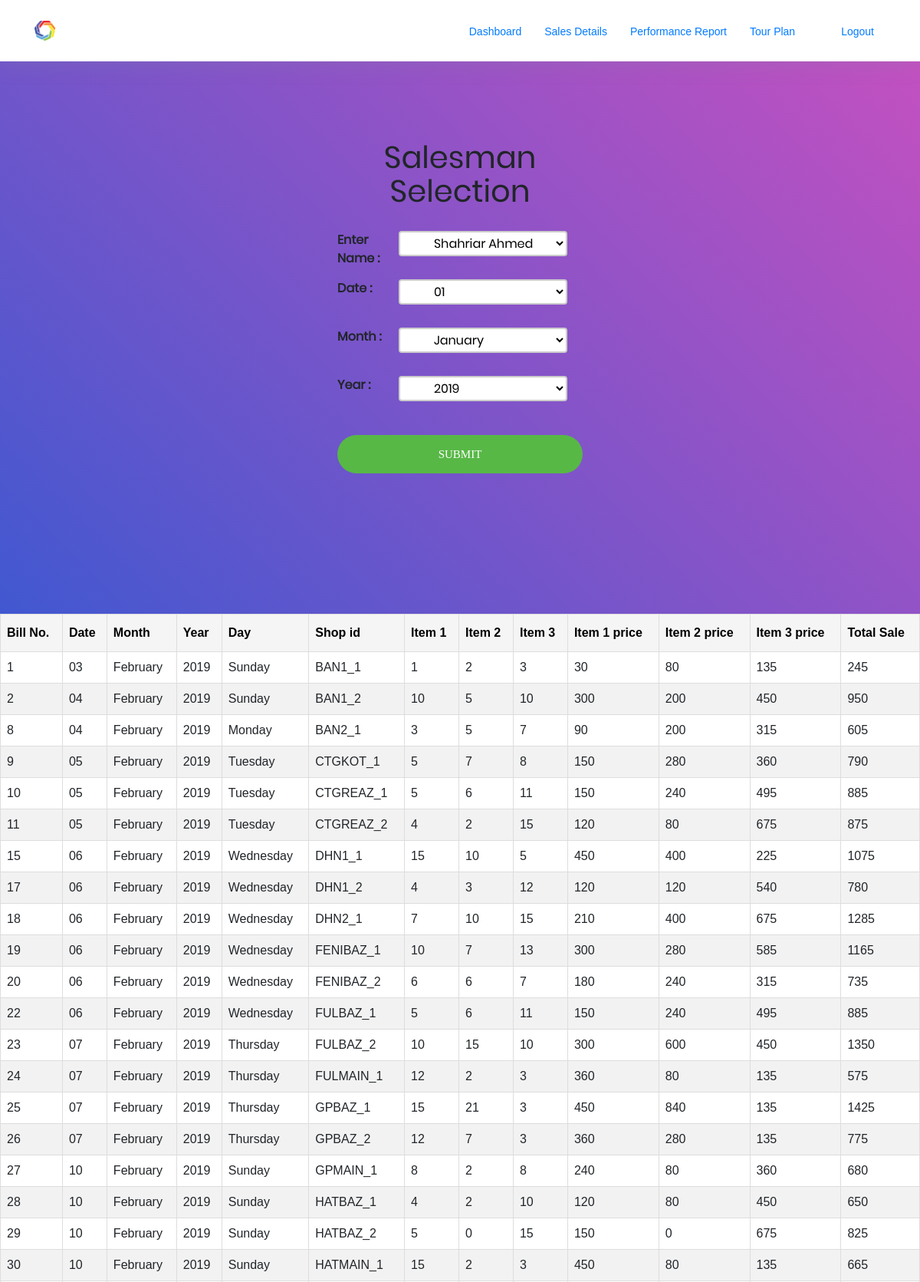
/salesinfo.php (upper part), run on the app's committed database.
### salesinfo.php (the view, shortened to what this page needs)
<?php
include("head2.php");
?>
<div class="limiter">
		<div class="container-login100"  >
				<div class="login100-form validate-form">
					<span>
                    <h1 class="spacing">Salesman Selection</h1>   <br>
					</span>
<div class="row">
      <div class="col-25">
         <label for="fname"> Enter Name :</label>
      </div>
      <div class="col-75">
          <form action="salesinfo.php" method="POST">
  <select class="selection" name="salesman">
    <option value="Shahriar Ahmed">Shahriar Ahmed</option>
 </select>
  <br><br>
     </div>
    <div class="col-25">
        <label for="fname"> Date :</label>
      </div>
      <div class="col-75">
  <select class="selection" name="date">
    <option value="01">01</option>
  </select>
  <br><br>
          </div>
    <div class="col-25">
      <label for="fname"> Month :</label>
     </div>
    <div class="col-75">
  <select class="selection" name="month">
    <option value="January">January</option>
  </select>
  <br><br>
         </div>
          <div class="col-25">
      <label for="fname"> Year :</label>
     </div>
    <div class="col-75">
  <select class="selection" name="year">
    <option value="2019">2019</option>
  </select>
  <br><br>
         </div>
    <div class="container-login100-form-btn">
	<input class="login100-form-btn" type="submit" value="Submit">
    </div>
</div>
      </div>
</div>
    </div>
    <body>
<table id="customers">
  <tr>
    <th>Bill No.</th>
    <th>Date</th>
    <th>Month</th>
    <th>Year</th>
    <th>Day</th>
    <th>Shop id</th>
    <th>Item 1</th>
    <th>Item 2</th>
    <th>Item 3</th>
    <th>Item 1 price</th>
    <th>Item 2 price</th>
    <th>Item 3 price</th>
    <th>Total Sale</th>
    </tr>
    <?php
        include 'connect.inc.php';
        if ((isset($_POST['salesman']) && !empty($_POST['salesman'])) &&
            (isset($_POST['date']) && !empty($_POST['date'])) &&
            (isset($_POST['month']) && !empty($_POST['month'])) &&
            (isset($_POST['year']) && !empty($_POST['year']))) {
            $user_name = $_POST['salesman'];
            $date = $_POST['date'];
            $month = $_POST['month'];
            $year = $_POST['year'];
            $result = mysqli_query ($link, "SELECT * FROM `sales details` "
                    ."WHERE `Shop ID` = (SELECT `Shop ID` FROM `shops` "
                    ."WHERE `shops`.`Area Code`= (SELECT `Area Code` FROM `salesmen` "
                    ."WHERE `shops`.`Area Code`=`salesmen`.`Area Code` AND `salesmen`.`Name` = '".$user_name."') "
                    ."AND `shops`.`Shop ID` = `sales details`.`Shop Id`) AND `Date` = '".$date."' "
                    ."AND `Month` = '".$month."' AND `Year` = '".$year."'")
                    or die("error");
        }
        else {
            $result = mysqli_query ($link, "SELECT * FROM `sales details` "
                    ."WHERE `Shop ID` = (SELECT `Shop ID` FROM `shops` "
                    ."WHERE `shops`.`Area Code`= (SELECT `Area Code` "
                    ."FROM salesmen WHERE shops.`Area Code`=salesmen.`Area Code`) "
                    ."AND `shops`.`Shop ID` = `sales details`.`Shop Id`)")
                or die ("error");
        }
        if ($result)
            {
                while ($fetch = mysqli_fetch_assoc($result))
                {
                    echo '<tr><td>'.$fetch['Bill no.'].'</td>'
                    .'<td>'.$fetch['Date'].'</td>'
                    .'<td>'.$fetch['Month'].'</td>'
                    .'<td>'.$fetch['Year'].'</td>'
                    .'<td>'.$fetch['Day'].'</td>'
                    .'<td>'.$fetch['Shop ID'].'</td>'
                    .'<td>'.$fetch['Item 1'].'</td>'
                    .'<td>'.$fetch['Item 2'].'</td>'
                    .'<td>'.$fetch['Item 3'].'</td>'
                    .'<td>'.$fetch['Item 1 p'].'</td>'
                    .'<td>'.$fetch['Item 2 p'].'</td>'
                    .'<td>'.$fetch['Item 3 p'].'</td>'
                    .'<td>'.$fetch['Total sale'].'</td></tr>';
                }
            }
    ?>
</table>
</body>
<?php
include("foot.php");
?>

### css/style.css (style rules this page uses)
body { background: #fff; color: black; font-family: "Open Sans", sans-serif; }
h1, h2, h3, h4, h5, h6 { font-family: "Montserrat", sans-serif; font-weight: 400; margin: 0 0 20px 0; padding: 0; }

### css/main.css (style rules this page uses)
* { margin: 0px; padding: 0px; box-sizing: border-box; }
body, html { height: 100%; font-family: Poppins-Regular, sans-serif; }
h1,h2,h3,h4,h5,h6 { margin: 0px; }
input { outline: none; border: none; }
.limiter { width: 100%; margin: 0 auto; }
.container-login100 { width: 100%; min-height: 100vh; display: -webkit-box; display: -webkit-flex; display: -moz-box; display: -ms-flexbox; display: flex; flex-wrap: wrap; justify-content: center; align-items: center; padding: 15px; background: #9053c7; background: -webkit-linear-gradient(-135deg, #c850c0, #4158d0); }
.login100-form { width: 290px; }
.container-login100-form-btn { width: 100%; display: -webkit-box; display: -webkit-flex; display: -moz-box; display: -ms-flexbox; display: flex; flex-wrap: wrap; justify-content: center; padding-top: 20px; }
.login100-form-btn { font-family: Montserrat-Bold; font-size: 15px; line-height: 1.5; color: #fff; text-transform: uppercase; width: 100%; height: 50px; border-radius: 25px; background: #57b846; display: -webkit-box; display: -webkit-flex; display: -moz-box; display: -ms-flexbox; display: flex; justify-content: center; align-items: center; padding: 0 25px; -webkit-transition: all 0.4s; -o-transition: all 0.4s; -moz-transition: all 0.4s; transition: all 0.4s; }

### salesinfo.php (style rules this page uses)
.col-25 { float: left; width: 25%; margin-top: 6px; font-weight: 600; }
.col-75 { float: left; width: 75%; margin-top: 6px; }
.row:after { content: ""; display: table; clear: both; float: left; display: inline-block; }
h1.spacing { text-align: center; padding-bottom: 0px; }
#customers { font-family: "Trebuchet MS", Arial, Helvetica, sans-serif; border-collapse: collapse; width: 100%; }
#customers td, #customers th { border: 1px solid #ddd; padding: 8px; }
#customers tr:nth-child(even) { background-color: #f2f2f2; }
#customers th { padding-top: 12px; padding-bottom: 12px; text-align: left; background-color: whitesmoke; color: black; }
.selection { width: 220px; box-sizing: border-box; border: 2px solid #ccc; border-radius: 4px; font-size: 16px; background-color: white; background-image: url('searchicon.png'); background-position: 10px 10px; background-repeat: no-repeat; padding: 2px 20px 2px 40px; -webkit-transition: width 0.4s ease-in-out; transition: width 0.4s ease-in-out; }

### data on the page
sales details: value "1", Date "03", Month "February", Year "2019", Day "Sunday", Shop ID "BAN1_1", Item 1 "1", Item 2 "2", Item 3 "3", Item 1 p "30", Item 2 p "80", Item 3 p "135", Total sale "245"
sales details: value "2", Date "04", Month "February", Year "2019", Day "Sunday", Shop ID "BAN1_2", Item 1 "10", Item 2 "5", Item 3 "10", Item 1 p "300", Item 2 p "200", Item 3 p "450", Total sale "950"
sales details: value "8", Date "04", Month "February", Year "2019", Day "Monday", Shop ID "BAN2_1", Item 1 "3", Item 2 "5", Item 3 "7", Item 1 p "90", Item 2 p "200", Item 3 p "315", Total sale "605"
sales details: value "9", Date "05", Month "February", Year "2019", Day "Tuesday", Shop ID "CTGKOT_1", Item 1 "5", Item 2 "7", Item 3 "8", Item 1 p "150", Item 2 p "280", Item 3 p "360", Total sale "790"
sales details: value "10", Date "05", Month "February", Year "2019", Day "Tuesday", Shop ID "CTGREAZ_1", Item 1 "5", Item 2 "6", Item 3 "11", Item 1 p "150", Item 2 p "240", Item 3 p "495", Total sale "885"
sales details: value "11", Date "05", Month "February", Year "2019", Day "Tuesday", Shop ID "CTGREAZ_2", Item 1 "4", Item 2 "2", Item 3 "15", Item 1 p "120", Item 2 p "80", Item 3 p "675", Total sale "875"
sales details: value "15", Date "06", Month "February", Year "2019", Day "Wednesday", Shop ID "DHN1_1", Item 1 "15", Item 2 "10", Item 3 "5", Item 1 p "450", Item 2 p "400", Item 3 p "225", Total sale "1075"
sales details: value "17", Date "06", Month "February", Year "2019", Day "Wednesday", Shop ID "DHN1_2", Item 1 "4", Item 2 "3", Item 3 "12", Item 1 p "120", Item 2 p "120", Item 3 p "540", Total sale "780"
sales details: value "18", Date "06", Month "February", Year "2019", Day "Wednesday", Shop ID "DHN2_1", Item 1 "7", Item 2 "10", Item 3 "15", Item 1 p "210", Item 2 p "400", Item 3 p "675", Total sale "1285"
sales details: value "19", Date "06", Month "February", Year "2019", Day "Wednesday", Shop ID "FENIBAZ_1", Item 1 "10", Item 2 "7", Item 3 "13", Item 1 p "300", Item 2 p "280", Item 3 p "585", Total sale "1165"
sales details: value "20", Date "06", Month "February", Year "2019", Day "Wednesday", Shop ID "FENIBAZ_2", Item 1 "6", Item 2 "6", Item 3 "7", Item 1 p "180", Item 2 p "240", Item 3 p "315", Total sale "735"
sales details: value "22", Date "06", Month "February", Year "2019", Day "Wednesday", Shop ID "FULBAZ_1", Item 1 "5", Item 2 "6", Item 3 "11", Item 1 p "150", Item 2 p "240", Item 3 p "495", Total sale "885"
sales details: value "23", Date "07", Month "February", Year "2019", Day "Thursday", Shop ID "FULBAZ_2", Item 1 "10", Item 2 "15", Item 3 "10", Item 1 p "300", Item 2 p "600", Item 3 p "450", Total sale "1350"
sales details: value "24", Date "07", Month "February", Year "2019", Day "Thursday", Shop ID "FULMAIN_1", Item 1 "12", Item 2 "2", Item 3 "3", Item 1 p "360", Item 2 p "80", Item 3 p "135", Total sale "575"
sales details: value "25", Date "07", Month "February", Year "2019", Day "Thursday", Shop ID "GPBAZ_1", Item 1 "15", Item 2 "21", Item 3 "3", Item 1 p "450", Item 2 p "840", Item 3 p "135", Total sale "1425"
sales details: value "26", Date "07", Month "February", Year "2019", Day "Thursday", Shop ID "GPBAZ_2", Item 1 "12", Item 2 "7", Item 3 "3", Item 1 p "360", Item 2 p "280", Item 3 p "135", Total sale "775"
sales details: value "27", Date "10", Month "February", Year "2019", Day "Sunday", Shop ID "GPMAIN_1", Item 1 "8", Item 2 "2", Item 3 "8", Item 1 p "240", Item 2 p "80", Item 3 p "360", Total sale "680"
sales details: value "28", Date "10", Month "February", Year "2019", Day "Sunday", Shop ID "HATBAZ_1", Item 1 "4", Item 2 "2", Item 3 "10", Item 1 p "120", Item 2 p "80", Item 3 p "450", Total sale "650"
sales details: value "29", Date "10", Month "February", Year "2019", Day "Sunday", Shop ID "HATBAZ_2", Item 1 "5", Item 2 "0", Item 3 "15", Item 1 p "150", Item 2 p "0", Item 3 p "675", Total sale "825"
sales details: value "30", Date "10", Month "February", Year "2019", Day "Sunday", Shop ID "HATMAIN_1", Item 1 "15", Item 2 "2", Item 3 "3", Item 1 p "450", Item 2 p "80", Item 3 p "135", Total sale "665"
